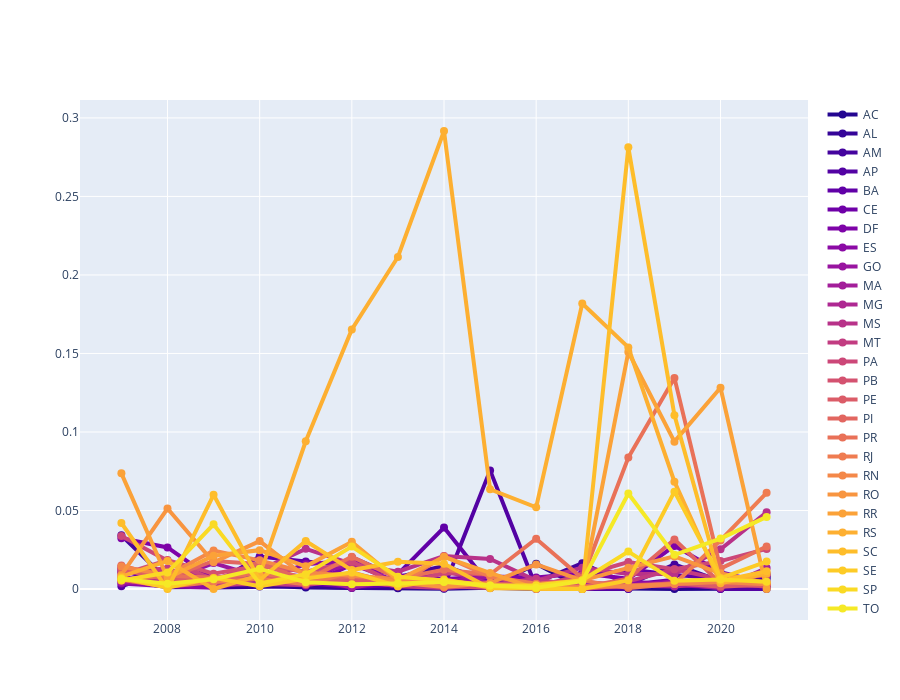

The notebook cell saved with this chart:
### Markdown cell above
## Percentage of tests for serotype
That is, percentage of positive cases that were tested for serotype 1,2,3 or 4. That is, **cases tested/total cases**.

### Code cell
#extract color palette, the palette can be changed
pal = list(sns.color_palette(palette='plasma', n_colors=len(states)).as_hex())

fig = go.Figure()
for d,p in zip(states, pal):
    fig.add_trace(go.Scatter(x = df_res[df_res['STATE']==d]['YEAR'],
                             y = df_res[df_res['STATE']==d]['RATIO'],
                             name = d,
                             line_color = p, 
                             line_width = 4,
                             marker_size = 8,
                             fill=None))   #tozeroy 
    fig.update_layout(width = 900, height = 700)

fig.show()
